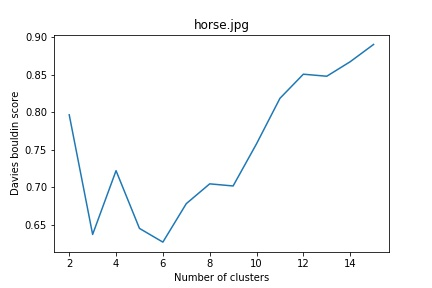
#> input picture code/graphs/horse.jpg, 432 x 288 px, found by its file name
$ jupyter execute --allow-errors 'Fully Combined.ipynb'   (shell and % lines are left out)   (Python 2 division)
#> lines starting #> are read from the running program, lines starting #| are printed output that depends on the picture; long printed decimals are rounded
[cell 1]
filename = 'horse.jpg'
input_path = './check/imgs/' + filename
output_intermediate = './check/output_intermediate/' + filename
input_path_bw = './check/imgs_bw/' + filename
output_path = './check/output_final/' + filename

# Generate Output From First Model

[cell 2]
import numpy as np
import matplotlib.pyplot as plt
import os
import skimage.color as color
import scipy.ndimage.interpolation as sni
import caffe
import cv2
import sys


# Select desired model
# .prototxt file contain model architecture
# .caffemodel file contain model weights
#> (the rest of this cell did not finish here and is left out)

# Process output generated by first model

[cell 3]
# plots a histogram of the colors given as input
# [24 lines left out: function showColors, not called in this run]

[cell 4]
# calculate Euclidean distance between two points
def euc_dist(point1, point2):
    dist = np.linalg.norm(point1-point2)
    return dist

[cell 5]
# function to get image of given dimensions
def getResizedImage(input_path, dim=256):
#> called with input_path = './check/output_intermediate/horse.jpg', dim = 256
    img = cv2.imread(input_path)
#> img is the input picture: shape (288, 432, 3); mean B, G, R 250.2, 250, 249.3
    img = cv2.resize(img, (dim, dim))
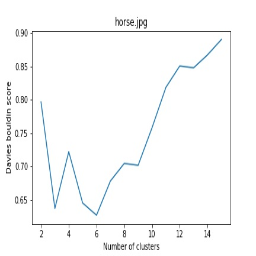
#> img: shape (256, 256, 3); mean B, G, R 250.1, 249.9, 249.2
    img = cv2.cvtColor(img, cv2.COLOR_BGR2RGB)
    return img

[cell 6]
import matplotlib.pyplot as plt
from mpl_toolkits.mplot3d import Axes3D
import cv2
from sklearn.cluster import KMeans, MeanShift, estimate_bandwidth
from sklearn.metrics import davies_bouldin_score, silhouette_score, calinski_harabaz_score
from sklearn.metrics import pairwise_distances_argmin_min
import numpy as np
import sys
from statistics import median


finalizedColors = []

# K-means clustering
class DominantColors:

    CLUSTERS = None
    IMAGE = None
    COLORS = None
    LABELS = None
    ACTUAL_HEIGHT = None
    ACTUAL_WIDTH = None

    def __init__(self, image, clusters=3):
        self.CLUSTERS = clusters
        self.IMAGE = image

    def dominantColors(self, algo="kmeans"):

        #read image
        img = getResizedImage(self.IMAGE, 256)

        self.ACTUAL_HEIGHT = img.shape[0]
#> self.ACTUAL_HEIGHT = 256
        self.ACTUAL_WIDTH = img.shape[1]
#> self.ACTUAL_WIDTH = 256

        #reshaping to a list of pixels
        img = img.reshape((img.shape[0] * img.shape[1], 3))

        #save image after operations
        self.IMAGE = img

        if(algo=='kmeans'):
            #using k-means to cluster pixels
            model = KMeans(n_clusters = self.CLUSTERS)
        else:

            # using mean-shift for clustering pixels
            bandwidth = estimate_bandwidth(img)
            model = MeanShift(bandwidth=bandwidth, bin_seeding=True)

        model.fit(img)

        #the cluster centers are our dominant colors.
        self.COLORS = model.cluster_centers_

        #save labels
        self.LABELS = model.labels_

        #returning after converting to integer from float
        return self.COLORS.astype(int)

    # get the point whose color is most similar to centroid
    def getNearestPointTocentroid(self):
        closest, _ = pairwise_distances_argmin_min(self.COLORS, self.IMAGE)
        return self.IMAGE.take(closest, axis=0)

    # get coordinates of point which whose color is most similar to input point
    def getNearestPoint(self, point):
        closestPoints = []

        for color in self.IMAGE:
            # all points with a euclidean distance less than 1
            if euc_dist(point,color)<1:
                closestPoints.append(color)

        # discard duplicates from closestPoints list
        closestPoints = list(np.unique(closestPoints, axis=0))

        coordinateList = []

        # get x and y coordinates
        for color in closestPoints:
            coordinateList.append(self.getCoordinates(color))

        coordinateList.sort()

        coordi = coordinateList[len(coordinateList)/2]

        actualImage = self.IMAGE.reshape(self.ACTUAL_HEIGHT, self.ACTUAL_WIDTH, 3)

        finalizedColors.append(actualImage[coordi[0],coordi[1]])
        # return median
        return coordi

    # given an RGB value, finds the coordinate of the point with that RGB value
    def getCoordinates(self, point):
        actualImage = self.IMAGE.reshape(self.ACTUAL_HEIGHT, self.ACTUAL_WIDTH, 3)
        templist = []
        for i in range(0,self.ACTUAL_HEIGHT,1):
            for j in range(0,self.ACTUAL_WIDTH,1):
                if euc_dist(actualImage[i,j], point) == 0:
                    templist.append([i,j])

        # return median
        return templist[len(templist)/2]

    def rgb_to_hex(self, rgb):
        return '#%02x%02x%02x' % (int(rgb[0]), int(rgb[1]), int(rgb[2]))

    def calculate_davies_bouldin_score(self):
        return davies_bouldin_score(self.IMAGE, self.LABELS)

    def calculate_silhoutte_score(self):
        return silhouette_score(self.IMAGE, self.LABELS)

    def calculate_calinski_harabaz_score(self):
        return calinski_harabaz_score(self.IMAGE, self.LABELS)

    # [39 lines left out: function plotHistogram, not called in this run]

[cell 7]
# Analyze k-means for different number of clusters
optimumClusters = 5
validation_scores = []
img = output_intermediate
min_clusters = 5
max_clusters = 21
for i in range(min_clusters, max_clusters, 1):
    clusters = i
    print("Number of clusters: " + str(clusters))
    dc = DominantColors(img, clusters)
    colors = dc.dominantColors()
    db_score = dc.calculate_davies_bouldin_score()
#> db_score = 0.616
    #db_score = dc.calculate_silhoutte_score()
    #db_score = dc.calculate_calinski_harabaz_score()
    print("Validation Score: " + str(db_score))
#| Validation Score: 0.6159
    print
    validation_scores.append(db_score)
optimumClusters = np.argmin(validation_scores) + min_clusters

# plot-graph (number of clusters) vs (Davies Bouldin Score)
x = range(min_clusters, max_clusters, 1)
plt.xlabel("Number of clusters")
plt.ylabel("Davies bouldin score")
plt.plot(x,validation_scores)
plt.show()
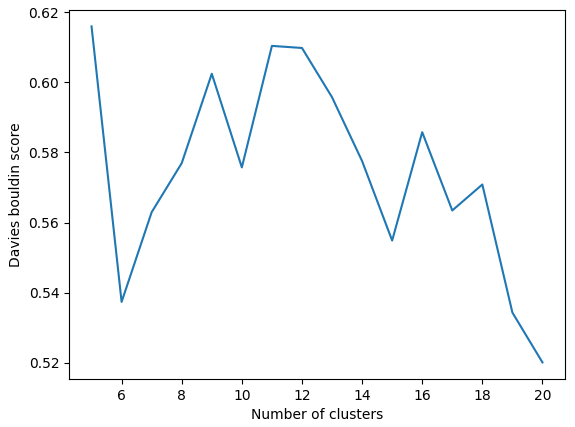
#> figure drawn by matplotlib, 1 panel; curve peaks at x = 5, y = 0.616

print("Optimum Clusters: " + str(optimumClusters))
